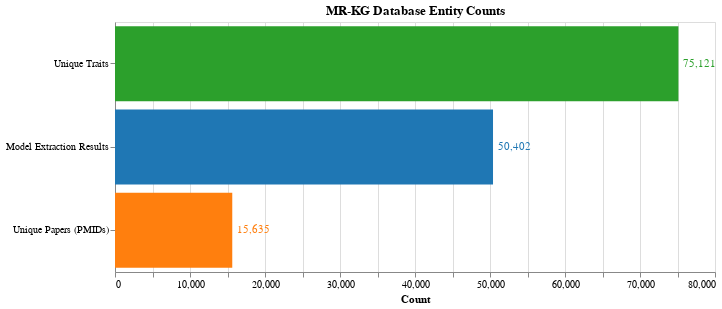

Here is the notebook cell this chart was saved with:
### Code cell
entity_chart = (
    alt.Chart(entity_data)
    .mark_bar()
    .encode(
        y=alt.Y("Entity:N", title=None, sort="-x"),
        x=alt.X("Count:Q", title="Count"),
        color=alt.Color(
            "Entity:N", legend=None, scale=alt.Scale(scheme="category10")
        ),
        tooltip=[
            alt.Tooltip("Entity:N", title="Entity"),
            alt.Tooltip("Count:Q", title="Count", format=","),
        ],
    )
    .properties(
        width=600,
        height=250,
        title="MR-KG Database Entity Counts",
    )
)

# Add text labels
text = entity_chart.mark_text(
    align="left",
    baseline="middle",
    dx=5,
).encode(text=alt.Text("Count:Q", format=","))

entity_chart + text

### Figure 1 — Vega-Lite specification as saved in the notebook (floating-point values rounded to 4 significant figures)
{"config": {"view": {"continuousWidth": 300, "continuousHeight": 300}}, "layer": [{"mark": {"type": "bar"}, "encoding": {"color": {"field": "Entity", "legend": null, "scale": {"scheme": "category10"}, "type": "nominal"}, "tooltip": [{"field": "Entity", "title": "Entity", "type": "nominal"}, {"field": "Count", "format": ",", "title": "Count", "type": "quantitative"}], "x": {"field": "Count", "title": "Count", "type": "quantitative"}, "y": {"field": "Entity", "sort": "-x", "title": null, "type": "nominal"}}, "title": "MR-KG Database Entity Counts"}, {"mark": {"type": "text", "align": "left", "baseline": "middle", "dx": 5}, "encoding": {"color": {"field": "Entity", "legend": null, "scale": {"scheme": "category10"}, "type": "nominal"}, "text": {"field": "Count", "format": ",", "type": "quantitative"}, "tooltip": [{"field": "Entity", "title": "Entity", "type": "nominal"}, {"field": "Count", "format": ",", "title": "Count", "type": "quantitative"}], "x": {"field": "Count", "title": "Count", "type": "quantitative"}, "y": {"field": "Entity", "sort": "-x", "title": null, "type": "nominal"}}, "title": "MR-KG Database Entity Counts"}], "data": {"name": "data-39149fbc3d123832a828009be6062676"}, "height": 250, "width": 600, "$schema": "https://vega.github.io/schema/vega-lite/v6.1.0.json", "datasets": {"data-39149fbc3d123832a828009be6062676": [{"Entity": "Unique Papers (PMIDs)", "Count": 15635}, {"Entity": "Unique Traits", "Count": 75121}, {"Entity": "Model Extraction Results", "Count": 50402}]}}
